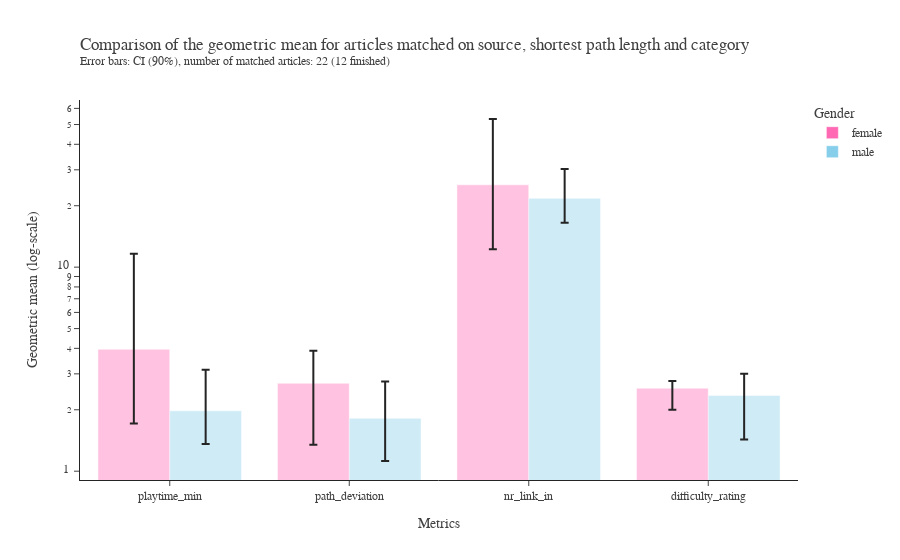

The notebook cell this image was saved under:
### Code cell
summary_figure(cat_match_summary,f"{len(cat_match)} ({len(fin_cat_match)} finished)", "source, shortest path length and category", "cat_match", opacity = [0.4,0.4,0.4,0.4,0.4])

### Figure 1 — Plotly figure (JSON) as saved in the notebook; plotly's stock layout.template omitted (floating-point values rounded to 4 significant figures)
{"data": [{"error_y": {"array": [7.669, 1.192, 27.9, 0.215], "arrayminus": [2.243, 1.348, 13.09, 0.551], "type": "data"}, "hovertemplate": "Geometric mean: %{y}", "marker": {"color": ["hotpink", "hotpink", "hotpink", "hotpink", "hotpink", "hotpink"], "opacity": [0.4, 0.4, 0.4, 0.4, 0.4]}, "name": "female", "type": "bar", "x": ["playtime_min", "path_deviation", "nr_link_in", "difficulty_rating"], "y": [3.957, 2.696, 25.32, 2.551]}, {"error_y": {"array": [1.162, 0.932, 8.53, 0.648], "arrayminus": [0.618, 0.695, 5.239, 0.921], "type": "data"}, "hovertemplate": "Geometric mean: %{y}", "marker": {"color": ["skyblue", "skyblue", "skyblue", "skyblue", "skyblue", "skyblue"], "opacity": [0.4, 0.4, 0.4, 0.4, 0.4]}, "name": "male", "type": "bar", "x": ["playtime_min", "path_deviation", "nr_link_in", "difficulty_rating"], "y": [1.977, 1.817, 21.75, 2.352]}], "layout": {"barmode": "group", "font": {"color": "#404040", "family": "Times New Roman, serif"}, "legend": {"title": {"text": "Gender"}}, "title": {"text": "Comparison of the geometric mean for articles matched on source, shortest path length and category<br><sup>Error bars: CI (90%), number of matched articles: 22 (12 finished)</sup>", "x": 0, "xref": "paper"}, "xaxis": {"title": {"text": "Metrics"}}, "yaxis": {"title": {"text": "Geometric mean (log-scale)"}, "type": "log"}}}
